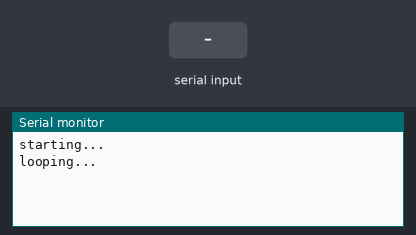
This sketch was run on a simulated Arduino Mega 2560, built with avr-gcc and run on an emulated ATmega2560. Shown: the last lines printed to the serial monitor. The test bench sets the inputs (shaded band).

Above: at 1.2 s.
1.3 s: "1" received over the second serial link
At 3.4 s:
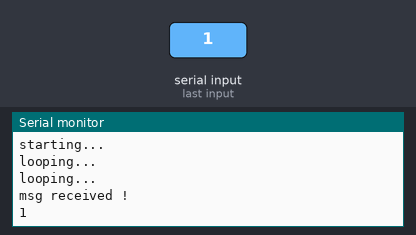
4.3 s: "0" received over the second serial link
5.8 s: "2" received over the second serial link
At 7.5 s:
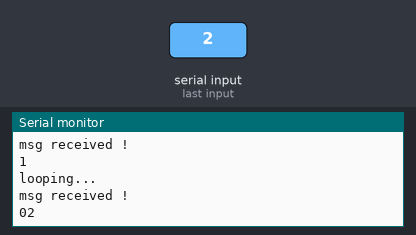
8.8 s: "1" received over the second serial link
At 12.5 s:
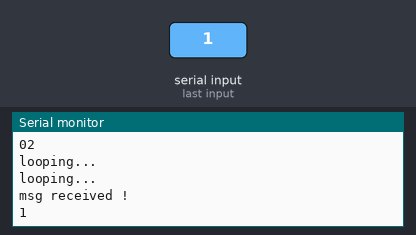

The sketch:

test_multiserial.ino
```cpp
void setup() {
  // put your setup code here, to run once:
  Serial.begin(9600);
  Serial2.begin(9600);
  while (!Serial1) {
    ; // wait for serial port to connect. Needed for native USB port only
  }
  Serial.println("starting...");
  if (Serial2.available()) {
    Serial.println("garbage received !");
    String recv = Serial2.readString();
    Serial.println(recv);
  }
}

void loop() {
  Serial.println("looping...");
  // put your main code here, to run repeatedly:
  if (Serial2.available()) {
    String recv = Serial2.readString();
    Serial.println("msg received !");
    Serial.println(recv);
  }
  delay(2000);
}
```

Measured:
- after the input at 1.3 s, the serial monitor: prints a new line after 1.7 s (image 1)
- after the input at 5.8 s, the serial monitor: prints a new line after 1.0 s (image 2)
- after the input at 8.8 s, the serial monitor: prints a new line after 3.0 s (image 3)
